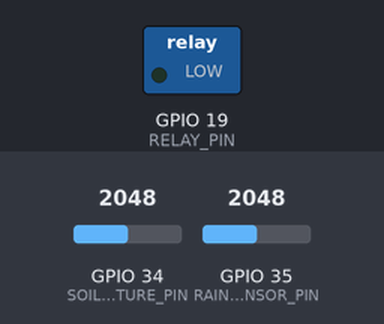
Simulated run of this sketch. Board: ESP32. Shown: switched loads named in the sketch (green lamp = pin HIGH). Inputs (shaded band) come from the test bench; at power-on: GPIO 34 (SOIL_MOISTURE_PIN) = 2048, GPIO 35 (RAIN_SENSOR_PIN) = 2048. WiFi joins after 1.5 s; servers stay silent unless stated; random numbers use the default seed unless the sketch sets one; what the sketch prints to the serial monitor is not drawn.

Above: at 3.0 s.
3.1 s: GPIO 34 (SOIL_MOISTURE_PIN) set to 2842
7.3 s: GPIO 34 (SOIL_MOISTURE_PIN) set to 2947
At 8.5 s:
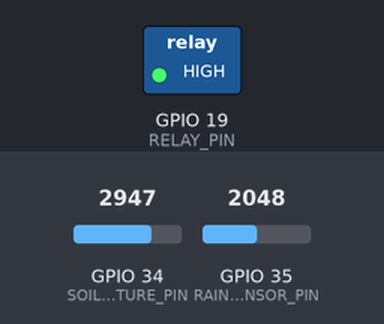
9.3 s: GPIO 35 (RAIN_SENSOR_PIN) set to 826
11.0 s: GPIO 35 (RAIN_SENSOR_PIN) set to 743
At 12.7 s:
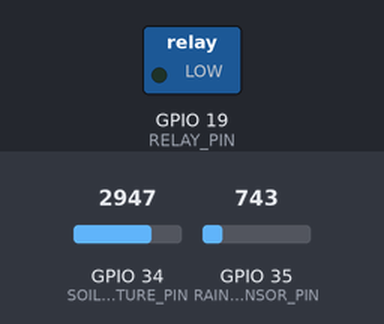
13.3 s: GPIO 35 (RAIN_SENSOR_PIN) set to 840
At 14.3 s:
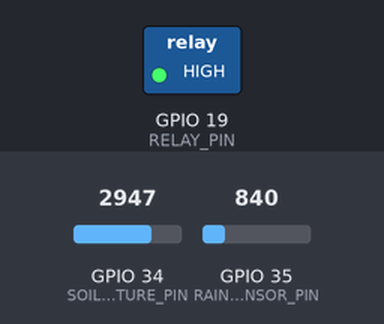
15.3 s: GPIO 35 (RAIN_SENSOR_PIN) set to 760
At 16.9 s:
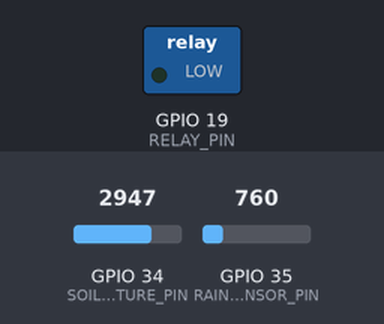
Timing chart, 0 to 18.3 s (numbered marks = the images above; inputs shaded):
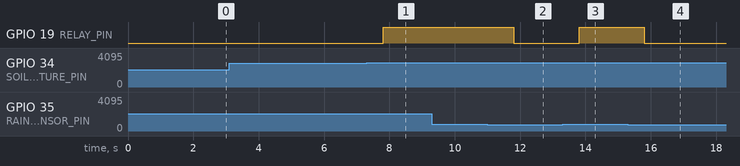

The sketch:

irrigation.ino
```cpp
#define BLYNK_PRINT Serial
#include <WiFi.h>
#include <WiFiClient.h>
#include "config.h"        // <- ĐẶT NGAY TRƯỚC Blynk
#include <BlynkSimpleEsp32.h>
#include "ThingSpeak.h"

// ------------------ Khởi tạo đối tượng ------------------
WiFiClient espClient;
BlynkTimer timer;

// ------------------ Biến trạng thái hệ thống ------------------
bool pumpState = false;
bool manualMode = false;
bool rainDetected = false;

int soilMoisture = 50;
int temperature = 28;
int airHumidity = 65;
int rainADC = 2500;

// ------------------ HÀM XỬ LÝ MẤT WIFI ------------------
void ensureWiFiConnection() {
  if (WiFi.status() != WL_CONNECTED) {
    Serial.println("⚠️ Mất kết nối WiFi. Đang thử kết nối lại...");
    WiFi.disconnect();
    WiFi.begin(WIFI_SSID, WIFI_PASSWORD);
    int attempts = 0;
    while (WiFi.status() != WL_CONNECTED && attempts < 20) {
      delay(200);
      Serial.print(".");
      attempts++;
    }
    if (WiFi.status() == WL_CONNECTED) {
      Serial.println("\n✅ WiFi đã kết nối lại thành công!");
      Blynk.connect();
    } else {
      Serial.println("\n❌ Không thể kết nối lại WiFi. Thử lại sau.");
    }
  }
}

// ------------------ NHẬN LỆNH ĐIỀU KHIỂN TỪ BLYNK ------------------
BLYNK_WRITE(VPIN_PUMP_CONTROL) {
  if (manualMode) {
    int cmd = param.asInt();
    controlPump(cmd);
    Serial.print("🖐️ MANUAL: Lệnh từ Dashboard -> Bơm ");
    Serial.println(cmd ? "BẬT" : "TẮT");
  } else {
    Serial.println("⛔ Đang ở chế độ AUTO, bỏ qua lệnh thủ công.");
  }
}

BLYNK_WRITE(VPIN_SYSTEM_MODE) {
  manualMode = param.asInt();
  Serial.print("🔀 Chuyển sang chế độ: ");
  Serial.println(manualMode ? "MANUAL (Thủ công)" : "AUTO (Tự động)");
  if (!manualMode) {
    autoControlPump();
  }
}

// ------------------ HÀM ĐIỀU KHIỂN BƠM ------------------
void controlPump(int state) {
  pumpState = state;
  digitalWrite(RELAY_PIN, state ? HIGH : LOW);
  Blynk.virtualWrite(VPIN_PUMP_STATUS, state ? 1 : 0);
  if (state) {
    Blynk.logEvent("pump_on", "Bơm được kích hoạt");
  } else {
    Blynk.logEvent("pump_off", "Bơm dừng hoạt động");
  }
}

// ------------------ LOGIC TỰ ĐỘNG ------------------
void autoControlPump() {
  if (manualMode) return;
  bool shouldTurnOn = (soilMoisture < MOISTURE_THRESHOLD_DRY) && !rainDetected;
  bool shouldTurnOff = (soilMoisture > MOISTURE_THRESHOLD_WET) || rainDetected;
  if (shouldTurnOn && !pumpState) {
    controlPump(HIGH);
    Serial.println("🌱 AUTO: Đất khô, trời không mưa -> BẬT BƠM");
  } else if (shouldTurnOff && pumpState) {
    controlPump(LOW);
    if (rainDetected) {
      Serial.println("🌧️ AUTO: Trời đang mưa -> TẮT BƠM");
    } else {
      Serial.println("✅ AUTO: Đất đủ ẩm -> TẮT BƠM");
    }
  }
}

// ------------------ ĐỌC CẢM BIẾN (Mô phỏng / Thực) ------------------
void readSensors() {
  // --- Mô phỏng (mặc định) ---
  #ifdef SIMULATION_MODE
    soilMoisture = random(20, 81);
    rainADC = random(200, 3500);
    temperature = random(25, 35);
    airHumidity = random(55, 80);
  #else
    // --- Thực tế ---
    int rawSoil = analogRead(SOIL_MOISTURE_PIN);
    soilMoisture = map(rawSoil, 0, 4095, 100, 0);
    soilMoisture = constrain(soilMoisture, 0, 100);
    rainADC = analogRead(RAIN_SENSOR_PIN);
    // Giả lập DHT nếu chưa có thư viện
    temperature = random(25, 35);
    airHumidity = random(55, 80);
  #endif

  rainDetected = (rainADC < RAIN_THRESHOLD);

  Serial.print("🌱 Đất: ");
  Serial.print(soilMoisture);
  Serial.print("% | 🌧️ Mưa: ");
  Serial.print(rainDetected ? "CÓ" : "KHÔNG");
  Serial.print(" (ADC:");
  Serial.print(rainADC);
  Serial.print(") | 🌡️ ");
  Serial.print(temperature);
  Serial.print("°C | 💧 ");
  Serial.print(airHumidity);
  Serial.println("%");
}

// ------------------ GỬI LÊN BLYNK ------------------
void sendToBlynk() {
  Blynk.virtualWrite(VPIN_SOIL_MOISTURE, soilMoisture);
  Blynk.virtualWrite(VPIN_TEMPERATURE, temperature);
  Blynk.virtualWrite(VPIN_HUMIDITY, airHumidity);
  Blynk.virtualWrite(VPIN_RAIN_STATUS, rainDetected ? 1 : 0);
  Blynk.virtualWrite(VPIN_PUMP_STATUS, pumpState ? 1 : 0);
  Blynk.virtualWrite(VPIN_SYSTEM_MODE, manualMode ? 1 : 0);
}

// ------------------ GỬI LÊN THINGSPEAK ------------------
void sendToThingSpeak() {
  if (WiFi.status() != WL_CONNECTED) {
    Serial.println("⚠️ Mất WiFi, bỏ qua gửi ThingSpeak lần này.");
    return;
  }
  // Field 1: Độ ẩm đất, Field 2: Nhiệt độ, Field 3: Độ ẩm không khí,
  // Field 4: Trạng thái bơm, Field 5: Trạng thái mưa
  ThingSpeak.setField(1, soilMoisture);
  ThingSpeak.setField(2, temperature);
  ThingSpeak.setField(3, airHumidity);
  ThingSpeak.setField(4, pumpState ? 1 : 0);
  ThingSpeak.setField(5, rainDetected ? 1 : 0);

  int statusCode = ThingSpeak.writeFields(TS_CHANNEL_ID, TS_WRITE_API_KEY);
  if (statusCode == 200) {
    Serial.println("📊 ThingSpeak: Cập nhật thành công!");
  } else {
    Serial.print("❌ ThingSpeak: Lỗi HTTP ");
    Serial.println(statusCode);
  }
}

// ------------------ TIMER TỔNG HỢP ------------------
void timerEvent() {
  readSensors();
  autoControlPump();
  sendToBlynk();
}

// ------------------ SETUP ------------------
void setup() {
  Serial.begin(115200);
  pinMode(RELAY_PIN, OUTPUT);
  digitalWrite(RELAY_PIN, LOW);
  pinMode(SOIL_MOISTURE_PIN, INPUT);
  pinMode(RAIN_SENSOR_PIN, INPUT);

  Serial.print("📶 Đang kết nối WiFi ");
  WiFi.begin(WIFI_SSID, WIFI_PASSWORD);
  while (WiFi.status() != WL_CONNECTED) {
    delay(500);
    Serial.print(".");
  }
  Serial.println("\n✅ WiFi đã kết nối! IP: " + WiFi.localIP().toString());

  ThingSpeak.begin(espClient);
  Blynk.config(BLYNK_AUTH_TOKEN);
  Blynk.connect();

  timer.setInterval(BLYNK_UPDATE_INTERVAL, timerEvent);
  timer.setInterval(THINGSPEAK_INTERVAL, sendToThingSpeak);

  Serial.println("🚀 HỆ THỐNG ĐÃ SẴN SÀNG!");
  Serial.println("========================================");
}

// ------------------ LOOP ------------------
void loop() {
  ensureWiFiConnection();
  Blynk.run();
  timer.run();
}
```

config.h
```cpp
#ifndef CONFIG_H
#define CONFIG_H

// ===== WIFI =====
const char* WIFI_SSID     = "Wokwi-GUEST";   // Đổi thành WiFi thật
const char* WIFI_PASSWORD = "";

// ===== BLYNK =====
#define BLYNK_TEMPLATE_ID   "TMPL6z84sJp6S"
#define BLYNK_TEMPLATE_NAME "HeThongTuoiCayThongMinh"
#define BLYNK_AUTH_TOKEN    "MIu0zmG8Ju1jaoFzT_pbKRDcKGkj0smm"

// ===== THINGSPEAK =====
#define TS_CHANNEL_ID       3420737          // Thay bằng Channel ID từ Đức
#define TS_WRITE_API_KEY    "NYKUBQU61JY56GZ9"   // Thay bằng Write API Key từ Đức

// ===== VIRTUAL PIN =====
#define VPIN_SOIL_MOISTURE  V0
#define VPIN_PUMP_STATUS    V1
#define VPIN_RAIN_STATUS    V2
#define VPIN_PUMP_CONTROL   V3
#define VPIN_TEMPERATURE    V4
#define VPIN_HUMIDITY       V5
#define VPIN_SYSTEM_MODE    V6

// ===== GPIO =====
#define SOIL_MOISTURE_PIN   34
#define RAIN_SENSOR_PIN     35
#define RELAY_PIN           19
#define DHT_PIN             13

// ===== NGƯỠNG =====
#define MOISTURE_THRESHOLD_DRY   30
#define MOISTURE_THRESHOLD_WET   70
#define RAIN_THRESHOLD           800

// ===== THỜI GIAN =====
#define BLYNK_UPDATE_INTERVAL    2000
#define THINGSPEAK_INTERVAL      20000

#endif
```

Measured:
- the behaviour switches between 2907 and 2908 on GPIO 34 (SOIL_MOISTURE_PIN) (found by bisection; images 0 and 1)
- the behaviour switches between 800 and 799 on GPIO 35 (RAIN_SENSOR_PIN) (found by bisection; images 1 and 2)
- after the input at 3.1 s, every drawn part: stays the same
- after the input at 7.3 s, GPIO 19 (RELAY_PIN): LOW → HIGH after 0.51 s
- after the input at 9.3 s, every drawn part: stays the same
- after the input at 11.0 s, GPIO 19 (RELAY_PIN): HIGH → LOW after 0.80 s
- after the input at 13.3 s, GPIO 19 (RELAY_PIN): LOW → HIGH after 0.51 s
- after the input at 15.3 s, GPIO 19 (RELAY_PIN): HIGH → LOW after 0.51 s
